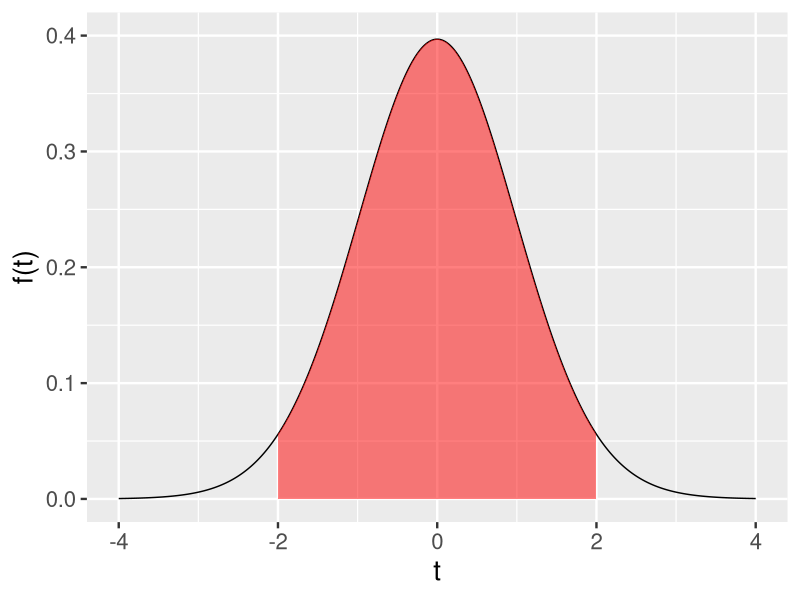

R code for this plot:
## ---- chunk 1
knitr::opts_chunk$set(echo = FALSE, fig.align = "center")
library(tidyverse)
options(scipen=0)
theme_set(theme_gray(base_size = 18))

## ---- chunk 2
x <- seq(-4,4, 0.01)
y <- dt(x, df = 49)
data <- data.frame(x = x, y = y)
qplot(x, y, data = data, 
      geom = "line")+
  geom_ribbon(data = subset(data, x > -2.009575 & x < 2.009575),
              aes(ymax = y), ymin = 0,
              fill = "red", colour = NA, alpha = 0.5) +
  scale_y_continuous(limits = c(0, .4)) +
  xlab("t") +
  ylab("f(t)") +
  theme(text = element_text(size = 20))

## ---- chunk 3
qt(0.975, df = 49)
## ---- chunk 4
se <- 0.5/sqrt(50)
critical_value <- qt(0.975, df = 49) 

3.7 - critical_value*se #lower bound
3.7 + critical_value*se #upper bound
